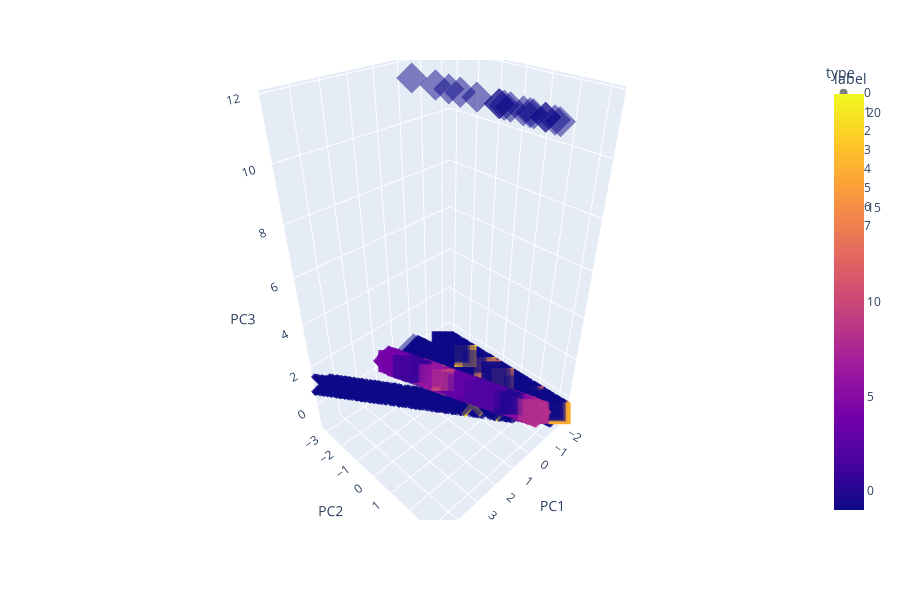

The notebook cell this image was saved under:
### Code cell
fig = px.scatter_3d(
    X_train, x='PC1', y='PC2', z='PC3', color='label',symbol='type', opacity=0.5, size_max=10,height=600,
    labels={'0': 'PC 1', '1': 'PC 2', '2': 'PC 3'}
)
fig.show()

### Figure 1 — Plotly figure (JSON) as saved in the notebook; plotly's stock layout.template omitted (floating-point values rounded to 4 significant figures; data arrays with more than 128 entries replaced by an {"elided": "..."} marker saying what was removed)
{"data": [{"hovertemplate": "type=0<br>PC1=%{x}<br>PC2=%{y}<br>PC3=%{z}<br>label=%{marker.color}<extra></extra>", "legendgroup": "0", "marker": {"color": {"elided": "432 int values"}, "coloraxis": "coloraxis", "opacity": 0.5, "symbol": "circle"}, "mode": "markers", "name": "0", "scene": "scene", "showlegend": true, "type": "scatter3d", "x": {"elided": "432 float values"}, "y": {"elided": "432 float values"}, "z": {"elided": "432 float values"}}, {"hovertemplate": "type=1<br>PC1=%{x}<br>PC2=%{y}<br>PC3=%{z}<br>label=%{marker.color}<extra></extra>", "legendgroup": "1", "marker": {"color": {"elided": "369 int values"}, "coloraxis": "coloraxis", "opacity": 0.5, "symbol": "diamond"}, "mode": "markers", "name": "1", "scene": "scene", "showlegend": true, "type": "scatter3d", "x": {"elided": "369 float values"}, "y": {"elided": "369 float values"}, "z": {"elided": "369 float values"}}, {"hovertemplate": "type=2<br>PC1=%{x}<br>PC2=%{y}<br>PC3=%{z}<br>label=%{marker.color}<extra></extra>", "legendgroup": "2", "marker": {"color": {"elided": "366 int values"}, "coloraxis": "coloraxis", "opacity": 0.5, "symbol": "square"}, "mode": "markers", "name": "2", "scene": "scene", "showlegend": true, "type": "scatter3d", "x": {"elided": "366 float values"}, "y": {"elided": "366 float values"}, "z": {"elided": "366 float values"}}, {"hovertemplate": "type=3<br>PC1=%{x}<br>PC2=%{y}<br>PC3=%{z}<br>label=%{marker.color}<extra></extra>", "legendgroup": "3", "marker": {"color": {"elided": "306 int values"}, "coloraxis": "coloraxis", "opacity": 0.5, "symbol": "x"}, "mode": "markers", "name": "3", "scene": "scene", "showlegend": true, "type": "scatter3d", "x": {"elided": "306 float values"}, "y": {"elided": "306 float values"}, "z": {"elided": "306 float values"}}, {"hovertemplate": "type=4<br>PC1=%{x}<br>PC2=%{y}<br>PC3=%{z}<br>label=%{marker.color}<extra></extra>", "legendgroup": "4", "marker": {"color": {"elided": "306 int values"}, "coloraxis": "coloraxis", "opacity": 0.5, "symbol": "cross"}, "mode": "markers", "name": "4", "scene": "scene", "showlegend": true, "type": "scatter3d", "x": {"elided": "306 float values"}, "y": {"elided": "306 float values"}, "z": {"elided": "306 float values"}}, {"hovertemplate": "type=5<br>PC1=%{x}<br>PC2=%{y}<br>PC3=%{z}<br>label=%{marker.color}<extra></extra>", "legendgroup": "5", "marker": {"color": {"elided": "249 int values"}, "coloraxis": "coloraxis", "opacity": 0.5, "symbol": "circle"}, "mode": "markers", "name": "5", "scene": "scene", "showlegend": true, "type": "scatter3d", "x": {"elided": "249 float values"}, "y": {"elided": "249 float values"}, "z": {"elided": "249 float values"}}, {"hovertemplate": "type=6<br>PC1=%{x}<br>PC2=%{y}<br>PC3=%{z}<br>label=%{marker.color}<extra></extra>", "legendgroup": "6", "marker": {"color": {"elided": "249 int values"}, "coloraxis": "coloraxis", "opacity": 0.5, "symbol": "diamond"}, "mode": "markers", "name": "6", "scene": "scene", "showlegend": true, "type": "scatter3d", "x": {"elided": "249 float values"}, "y": {"elided": "249 float values"}, "z": {"elided": "249 float values"}}, {"hovertemplate": "type=7<br>PC1=%{x}<br>PC2=%{y}<br>PC3=%{z}<br>label=%{marker.color}<extra></extra>", "legendgroup": "7", "marker": {"color": {"elided": "186 int values"}, "coloraxis": "coloraxis", "opacity": 0.5, "symbol": "square"}, "mode": "markers", "name": "7", "scene": "scene", "showlegend": true, "type": "scatter3d", "x": {"elided": "186 float values"}, "y": {"elided": "186 float values"}, "z": {"elided": "186 float values"}}], "layout": {"coloraxis": {"colorbar": {"title": {"text": "label"}}, "colorscale": [[0, "#0d0887"], [0.1111, "#46039f"], [0.2222, "#7201a8"], [0.3333, "#9c179e"], [0.4444, "#bd3786"], [0.5556, "#d8576b"], [0.6667, "#ed7953"], [0.7778, "#fb9f3a"], [0.8889, "#fdca26"], [1, "#f0f921"]]}, "height": 600, "legend": {"title": {"text": "type"}, "tracegroupgap": 0}, "margin": {"t": 60}, "scene": {"domain": {"x": [0, 1], "y": [0, 1]}, "xaxis": {"title": {"text": "PC1"}}, "yaxis": {"title": {"text": "PC2"}}, "zaxis": {"title": {"text": "PC3"}}}}}
